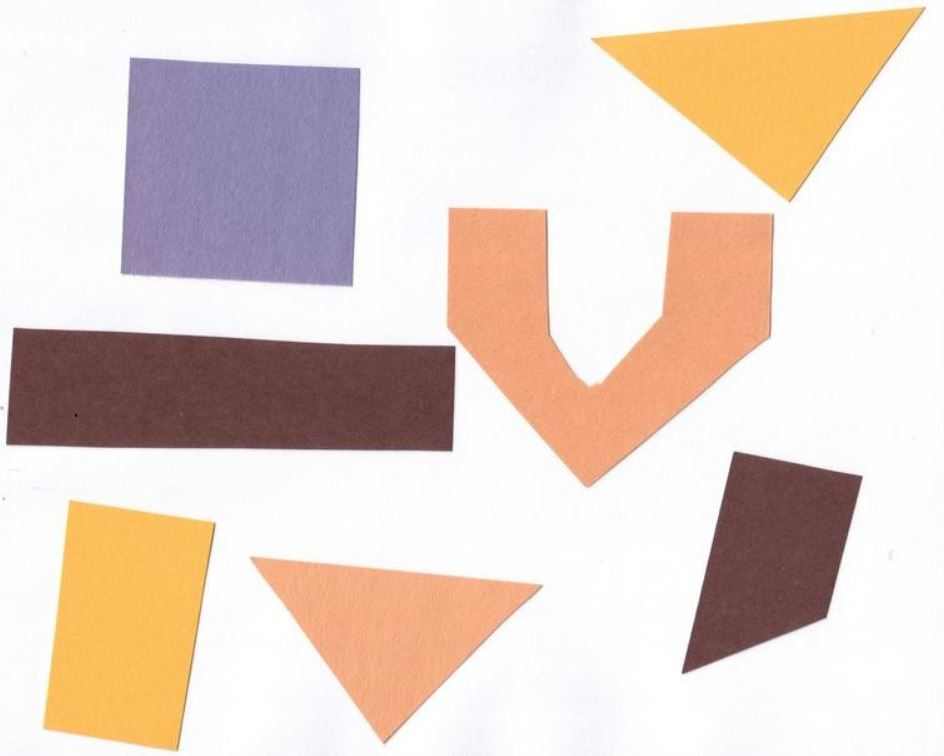
#> input picture #01 OpenCV/08 ImageProcessing/08 Contours/img/1.JPG, 944 x 756 px, found by its file name
$ jupyter execute --allow-errors '09 Contours.Area.ipynb'
#> lines starting #> are read from the running program, lines starting #| are printed output that depends on the picture; after the words box and inside, x2 and y2 are one past the last pixel; in counts of white or black regions, pixels touching at a corner belong together
[cell 1]
from tensorflow.keras.models import load_model
from tensorflow.keras.preprocessing.image import load_img
from tensorflow.keras.preprocessing.image import img_to_array

# load weights into new model
#> (the rest of this cell did not finish here and is left out)

[cell 2]
import numpy as np
import cv2

image = cv2.imread("1.jpg")
#> image is the input picture: shape (756, 944, 3); mean B, G, R 201.5, 210.8, 228.4

img = image.copy()

print(img.shape)
#| (756, 944, 3)

img = cv2.cvtColor(img, cv2.COLOR_BGR2RGB)

gray = cv2.cvtColor(img, cv2.COLOR_BGR2GRAY)
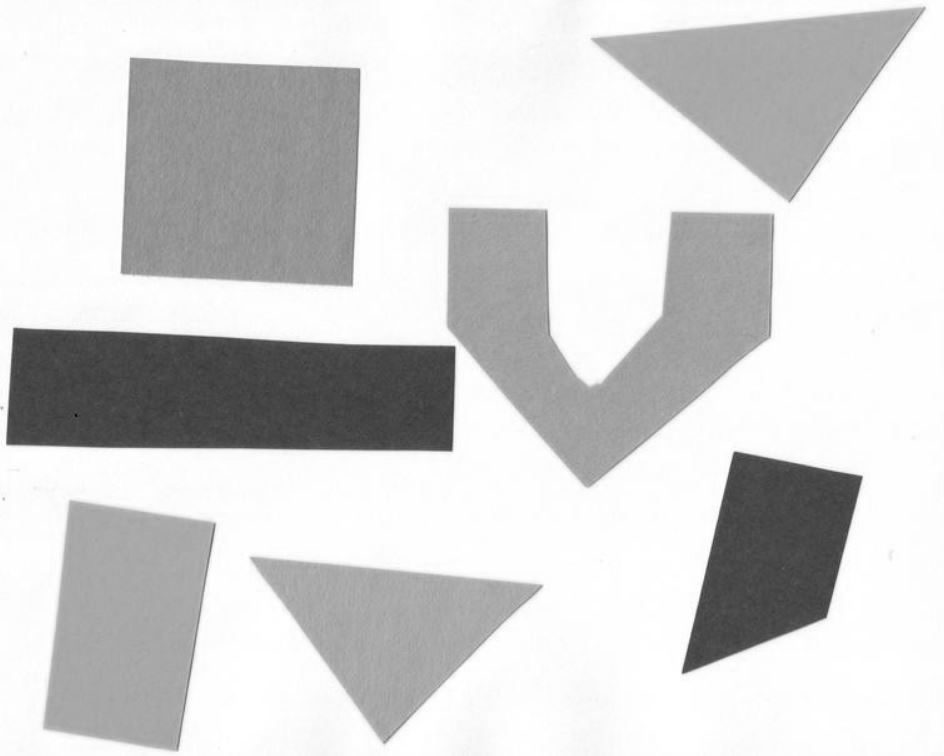
#> gray: shape (756, 944); min 8, max 255, mean 210.1
blur = cv2.GaussianBlur(gray, (35, 35), 0)
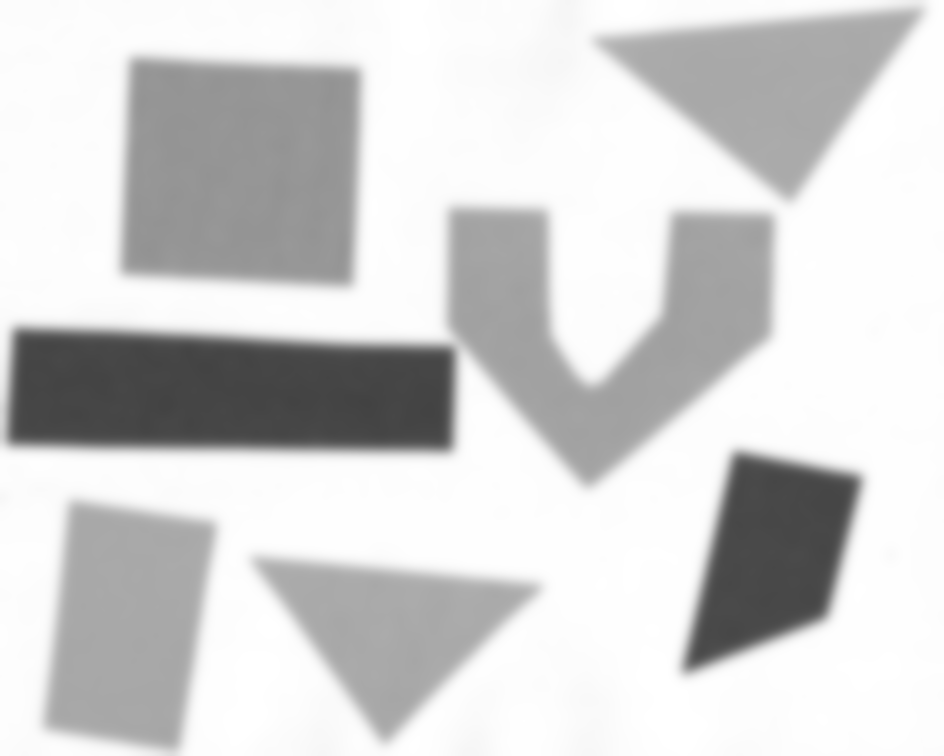
#> blur: shape (756, 944); min 66, max 255, mean 210.1
ret, thresh1 = cv2.threshold(blur, 70, 255, cv2.THRESH_BINARY_INV + cv2.THRESH_OTSU)
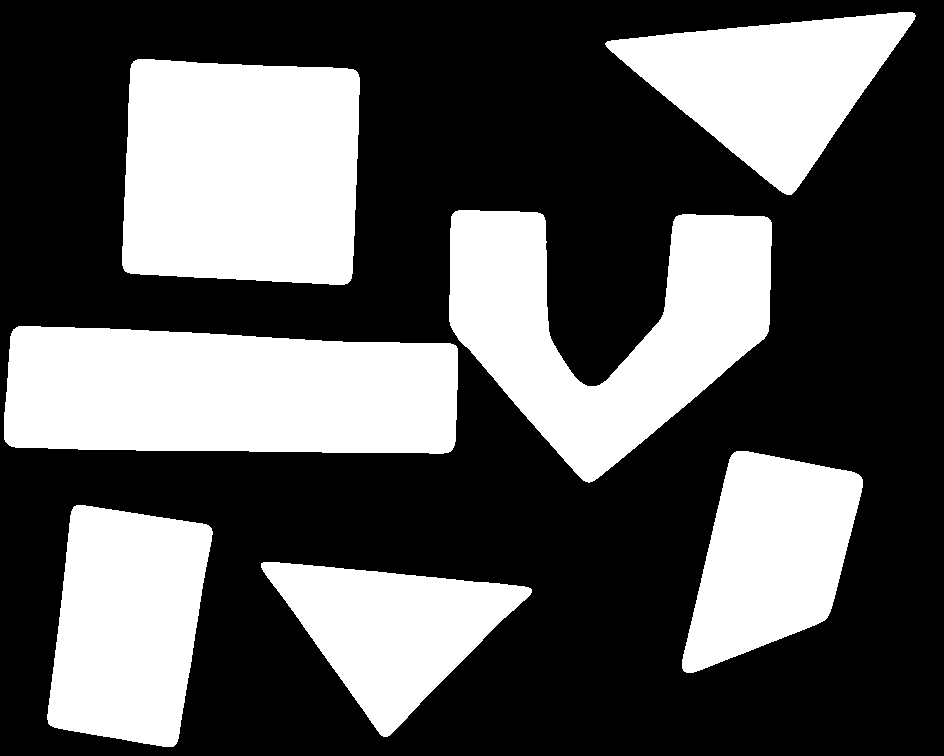
#> thresh1: shape (756, 944); 35.9% white; 7 white regions
#> ret = 194

contours, hierarchy = cv2.findContours(thresh1, cv2.RETR_TREE, cv2.CHAIN_APPROX_SIMPLE)[-2:]
#> contours = 7 contours; box (x1, y1, x2, y2) and area: (4, 326, 458, 454) 51708, (122, 59, 360, 285) 49262, (449, 210, 772, 483) 44783, (47, 505, 213, 747) 30636, (605, 12, 916, 195) 28095, (682, 451, 863, 673) 25652, (261, 562, 532, 737) 23162
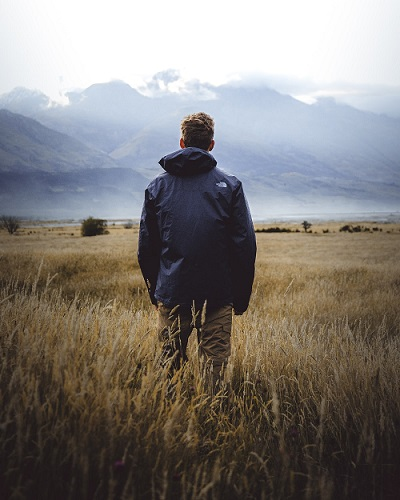
#> input picture #01 OpenCV/08 ImageProcessing/01 Image Conversion/image1.jpg, 400 x 500 px, given in place of the camera
#> further down, frame is the input picture: shape (500, 400, 3); mean B, G, R 121.3, 125, 129.7
#> `gray = cv2.cvtColor(frame, cv2.COLOR_BGR2GRAY)`:
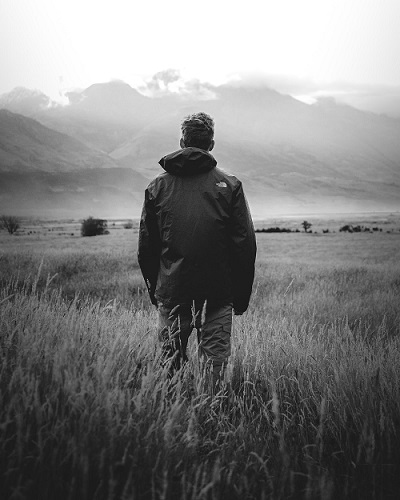
#> gray: shape (500, 400); min 3, max 255, mean 126
#> `blur = cv2.GaussianBlur(gray, (35, 35), 0)`:
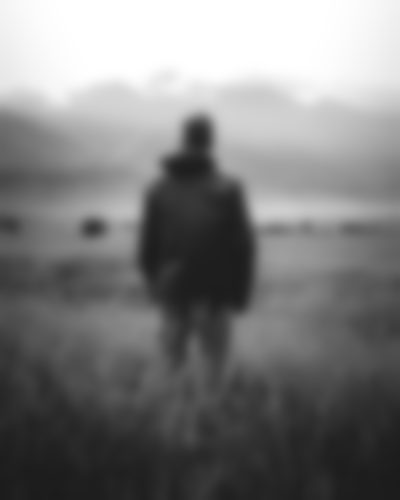
#> blur: shape (500, 400); min 27, max 255, mean 126
#> `ret, thresh1 = cv2.threshold(blur, 70, 255, cv2.THRESH_BINARY_INV + cv..`:
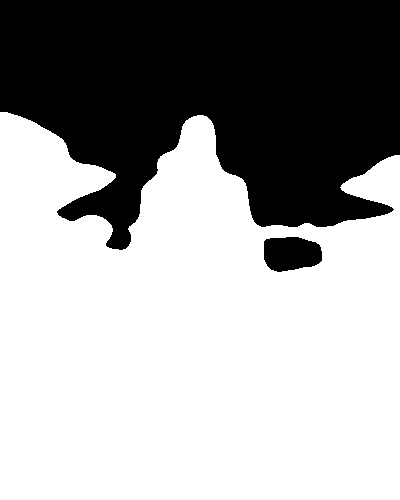
#> thresh1: shape (500, 400); 63.3% white; 2 black regions, box (x1, y1, x2, y2) and area: (0, 0, 400, 250) 71798, (264, 237, 322, 272) 1665
#> `ret, thresh1 = cv2.threshold(blur, 70, 255, cv2.THRESH_BINARY_INV + cv..`: ret = 144
#> `thresh1 = thresh1[y:y + h, x:x + w]`:
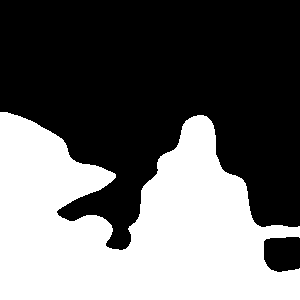
#> thresh1: shape (300, 300); 41.3% white; 1 white region
#> `contours, hierarchy = cv2.findContours(thresh1, cv2.RETR_TREE, cv2.CHA..`: contours = 1 contour; box (x1, y1, x2, y2) and area: (0, 112, 300, 300) 36568
#> `contour = max(contours, key=cv2.contourArea)`: contour = contour of 364 points, box (x1, y1, x2, y2) (0, 112, 300, 300), area 36568
#> `x, y, w, h = cv2.boundingRect(contour)`: x = 0; y = 112; w = 300; h = 188
#> `newImage = thresh1[y:y + h, x:x + w]`:
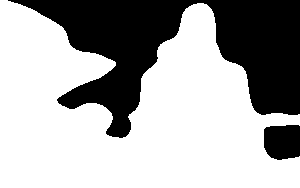
#> newImage: shape (188, 300); 65.9% white; 2 black regions, box (x1, y1, x2, y2) and area: (8, 0, 300, 138) 18083, (264, 125, 300, 160) 1135
#> `newImage = cv2.resize(newImage, (28, 28))`:
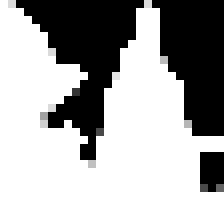
#> newImage: shape (28, 28) (shown 8 times larger); min 0, max 255, mean 168.5

#> (the rest of this cell did not finish here and is left out)

[cell 3]
import numpy as np
import cv2

#change to your video path
cap = cv2.VideoCapture(0)

#> (the rest of this cell did not finish here and is left out)
